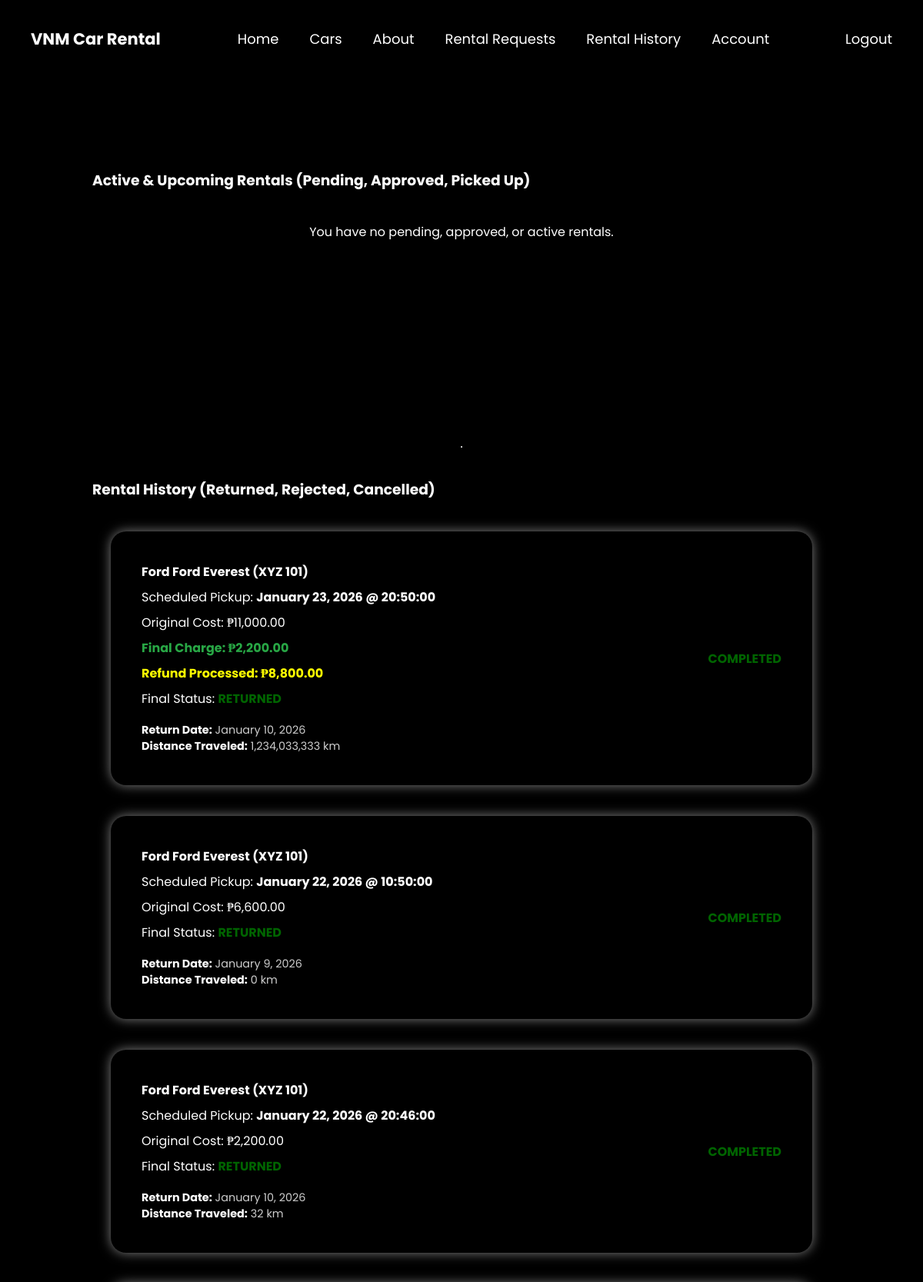
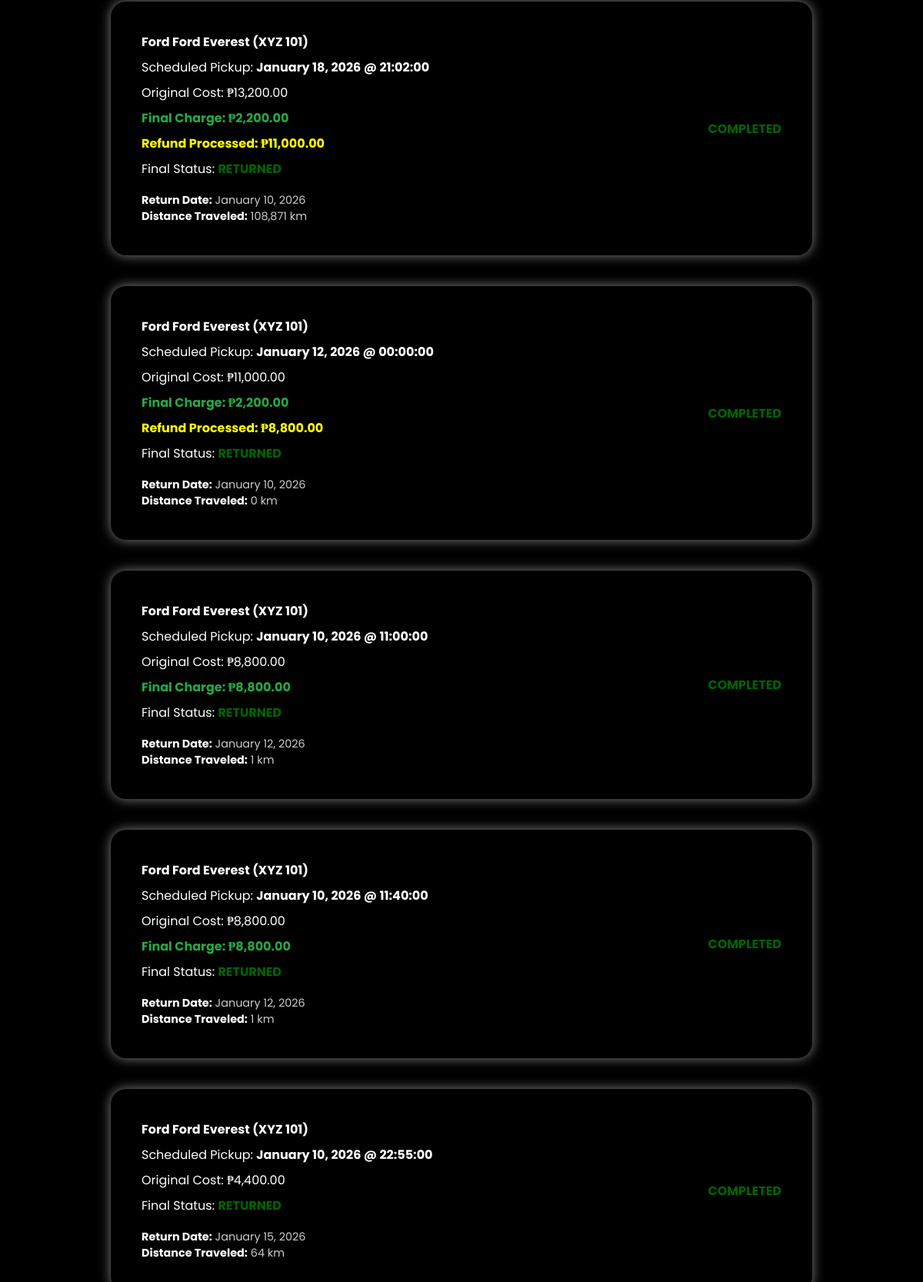
The app's page /vnm-system1/php/customer_lifecycle.php (signed in) with its own data (2 pictures, top to bottom).
### tables this page shows
CREATE TABLE `rental_requests` (
  `request_id` int(11) NOT NULL,
  `user_id` int(11) NOT NULL,
  `car_id` int(11) NOT NULL,
  `driver_license_photo` varchar(500) DEFAULT NULL,
  `rental_date` date NOT NULL,
  `rental_time` time NOT NULL,
  `rental_duration_days` int(11) NOT NULL,
  `total_cost` decimal(10,2) DEFAULT NULL,
  `odometer_pickup` int(11) DEFAULT NULL,
  `condition_pickup` text DEFAULT NULL,
  `actual_pickup_datetime` datetime DEFAULT NULL,
  `payment_proof_path` varchar(255) DEFAULT NULL,
  `payment_method` varchar(50) DEFAULT NULL,
  `payment_reference_no` varchar(100) DEFAULT NULL,
  `admin_notes` text DEFAULT NULL,
  `request_status` enum('Pending','Approved','Rejected','Cancelled','Picked Up','Returned','Early Return Requested','Early_Return_Approved','Early_Return_Scheduled') NOT NULL DEFAULT 'Pending',
  `request_timestamp` datetime NOT NULL DEFAULT current_timestamp(),
  `payment_status` enum('Unpaid','Paid','Proof Uploaded') NOT NULL DEFAULT 'Unpaid',
  `rental_lifecycle_status` enum('Scheduled','PickedUp','OnRide','Returned') NOT NULL DEFAULT 'Scheduled'
);

CREATE TABLE `cars` (
  `car_id` int(11) NOT NULL,
  `model` varchar(100) NOT NULL,
  `plate_no` varchar(20) NOT NULL,
  `car_brand` varchar(100) NOT NULL,
  `year` year(4) NOT NULL,
  `daily_rate` decimal(10,2) NOT NULL,
  `owner` varchar(150) NOT NULL,
  `fuel_type` varchar(50) NOT NULL,
  `transmission` varchar(50) NOT NULL,
  `is_available` tinyint(1) DEFAULT 1,
  `location_id` int(11) NOT NULL,
  `image` varchar(255) DEFAULT NULL,
  `availability` tinyint(1) NOT NULL DEFAULT 1,
  `description` text DEFAULT NULL
);

CREATE TABLE `rental_return_requests` (
  `id` int(11) NOT NULL,
  `request_id` int(11) NOT NULL,
  `user_id` int(11) NOT NULL,
  `requested_at` datetime NOT NULL,
  `total_deducted_cost` decimal(10,2) NOT NULL COMMENT 'Cost based on requested return date',
  `status` varchar(50) NOT NULL DEFAULT 'Pending',
  `scheduled_return_date` date DEFAULT NULL,
  `scheduled_return_time` time DEFAULT NULL
);

CREATE TABLE `rental_return_details` (
  `return_id` int(11) NOT NULL,
  `request_id` int(11) NOT NULL,
  `return_admin_id` int(11) DEFAULT NULL,
  `return_date_actual` datetime NOT NULL,
  `car_condition_return` text DEFAULT NULL,
  `odometer_return` int(11) DEFAULT NULL,
  `damage_fee` decimal(10,2) NOT NULL DEFAULT 0.00,
  `final_refund_amount` decimal(10,2) NOT NULL DEFAULT 0.00
);

CREATE TABLE `rental_pickup_details` (
  `pickup_id` int(11) NOT NULL,
  `request_id` int(11) NOT NULL,
  `pickup_admin_id` int(11) DEFAULT NULL,
  `pickup_date_actual` datetime NOT NULL,
  `car_condition_pickup` text DEFAULT NULL,
  `odometer_pickup` int(11) DEFAULT NULL
);

### vnm-system1/php/customer_lifecycle.php (the view, shortened to what the rows shown need)
<?php
include 'db.php';
$current_user_id = (int) $_SESSION['user'];
$history_sql = "
    SELECT
        rr.request_id, rr.rental_date, rr.rental_time, rr.total_cost, rr.request_status, rr.payment_status,
        c.car_brand, c.model, c.plate_no,
        pd.odometer_pickup,
        rd.odometer_return, rd.return_date_actual, rd.damage_fee,
        rrr.total_deducted_cost
    FROM rental_requests rr
    INNER JOIN cars c ON rr.car_id = c.car_id
    LEFT JOIN rental_pickup_details pd ON rr.request_id = pd.request_id
    LEFT JOIN rental_return_details rd ON rr.request_id = rd.request_id
    LEFT JOIN rental_return_requests rrr ON rr.request_id = rrr.request_id
    WHERE rr.request_status IN ('Returned', 'Rejected', 'Cancelled')
        AND rr.user_id = ?
    ORDER BY rr.rental_date DESC";
$stmt_history = $conn->prepare($history_sql);
$stmt_history->bind_param('i', $current_user_id);
$stmt_history->execute();
$history_details = $stmt_history->get_result();
?>
<!DOCTYPE html>
<html lang="en">
<head>
    <link rel="stylesheet" href="../css/main.css">
    <link rel="stylesheet" href="../css/rent_form.css?v=1.01">
    <link rel="stylesheet" href="../css/rental.css?v=1.5">
    <link rel="stylesheet" href="https://cdnjs.cloudflare.com/ajax/libs/font-awesome/6.0.0-beta3/css/all.min.css">
</head>
<body>
    <main>
        <section id="history">
            <?php if ($history_details->num_rows > 0): ?>
                <?php while ($row = $history_details->fetch_assoc()):
                    $rental_date_display = date('F j, Y', strtotime($row['rental_date']));
                    $car_display = htmlspecialchars("{$row['car_brand']} {$row['model']} ({$row['plate_no']})");
                    $status_text = htmlspecialchars($row['request_status']);
                    $refund_amount_hist = 0.00;
                    $original_cost_hist = (float)($row['total_cost'] ?? 0.00);
                    $final_cost_display = number_format($original_cost_hist, 2);
                    if ($status_text === 'Returned' && !empty($row['total_deducted_cost'])) {
                        $final_charge_hist = (float)($row['total_deducted_cost']);
                        $refund_amount_hist = max(0, $original_cost_hist - $final_charge_hist);
                        $final_cost_display = number_format($final_charge_hist, 2);
                    }
                    $status_color = 'grey';
                    if ($status_text === 'Returned') {
                        $status_color = 'darkgreen';
                    } elseif ($status_text === 'Rejected') {
                        $status_color = 'red';
                    } elseif ($status_text === 'Cancelled') {
                        $status_color = 'grey';
                    }
                ?>
                <div class="rental-detail">
                    <div class="detail">
                        <h4><?= $car_display ?></h4>
                        <p>Scheduled Pickup: <strong><?= $rental_date_display ?> @ <?= htmlspecialchars($row['rental_time']) ?></strong></p>
                        <p>Original Cost: ₱<?= number_format($original_cost_hist, 2) ?></p>
                        <?php if ($status_text === 'Returned'): ?>
                            <?php if ($refund_amount_hist > 0): ?>
                                <p style="color: #28a745; font-weight: bold;">Final Charge: ₱<?= $final_cost_display ?></p>
                                <p style="color: yellow; font-weight: bold;">Refund Processed: ₱<?= number_format($refund_amount_hist, 2) ?></p>
                            <?php elseif (!empty($row['total_deducted_cost'])): ?>
                                <p style="color: #28a745; font-weight: bold;">Final Charge: ₱<?= $final_cost_display ?></p>
                            <?php endif; ?>
                        <?php endif; ?>
                        <p>Final Status: <span style="font-weight: bold; color: <?= $status_color ?>;"><?= strtoupper($status_text) ?></span></p>
                        <?php if ($status_text === 'Returned'): ?>
                            <p style="font-size: 0.9em; margin-top: 10px; color: #ccc;">
                                <strong>Return Date:</strong> <?= date('F j, Y', strtotime($row['return_date_actual'])) ?><br>
                                <strong>Distance Traveled:</strong> <?= number_format($row['odometer_return'] - $row['odometer_pickup']) ?> km
                            </p>
                        <?php endif; ?>
                    </div>
                    <div class="action-status">
                        <?php if ($status_text === 'Returned'): ?>
                            <p style="color: darkgreen; font-weight: bold; margin: 0;">COMPLETED</p>
                        <? else: ?>
                            <p style="color: <?= $status_color ?>; font-weight: bold; margin: 0;">STOPPED</p>
                        <?php endif; ?>
                    </div>
                </div>
                <?php endwhile; ?>
            <?php else: ?>
                <p>You have no past rental history.</p>
            <?php endif; ?>
        </section>
        </main>
</body>
</html>

### records on screen
rental_requests: car.plate_no "Ford Ford Everest (XYZ 101)", rental_date "January 23, 2026", rental_time "20:50:00", total_cost "11,000.00", rental_return_requests.total_deducted_cost "2,200.00", total_cost.total_deducted_cost "8,800.00", request_status "RETURNED", rental_return_details.return_date_actual "January 10, 2026", rental_return_details.odometer_return "1,234,033,333", shows "COMPLETED"
rental_requests: car.plate_no "Ford Ford Everest (XYZ 101)", rental_date "January 22, 2026", rental_time "10:50:00", total_cost "6,600.00", request_status "RETURNED", rental_return_details.return_date_actual "January 9, 2026", rental_return_details.odometer_return "0", shows "COMPLETED"
rental_requests: car.plate_no "Ford Ford Everest (XYZ 101)", rental_date "January 22, 2026", rental_time "20:46:00", total_cost "2,200.00", request_status "RETURNED", rental_return_details.return_date_actual "January 10, 2026", rental_return_details.odometer_return "32", shows "COMPLETED"
rental_requests: car.plate_no "Ford Ford Everest (XYZ 101)", rental_date "January 18, 2026", rental_time "21:02:00", total_cost "13,200.00", rental_return_requests.total_deducted_cost "2,200.00", total_cost.total_deducted_cost "11,000.00", request_status "RETURNED", rental_return_details.return_date_actual "January 10, 2026", rental_return_details.odometer_return "108,871", shows "COMPLETED"
rental_requests: car.plate_no "Ford Ford Everest (XYZ 101)", rental_date "January 12, 2026", rental_time "00:00:00", total_cost "11,000.00", rental_return_requests.total_deducted_cost "2,200.00", total_cost.total_deducted_cost "8,800.00", request_status "RETURNED", rental_return_details.return_date_actual "January 10, 2026", rental_return_details.odometer_return "0", shows "COMPLETED"
rental_requests: car.plate_no "Ford Ford Everest (XYZ 101)", rental_date "January 10, 2026", rental_time "11:00:00", total_cost "8,800.00", rental_return_requests.total_deducted_cost "8,800.00", request_status "RETURNED", rental_return_details.return_date_actual "January 12, 2026", rental_return_details.odometer_return "1", shows "COMPLETED"
rental_requests: car.plate_no "Ford Ford Everest (XYZ 101)", rental_date "January 10, 2026", rental_time "11:40:00", total_cost "8,800.00", rental_return_requests.total_deducted_cost "8,800.00", request_status "RETURNED", rental_return_details.return_date_actual "January 12, 2026", rental_return_details.odometer_return "1", shows "COMPLETED"
rental_requests: car.plate_no "Ford Ford Everest (XYZ 101)", rental_date "January 10, 2026", rental_time "22:55:00", total_cost "4,400.00", request_status "RETURNED", rental_return_details.return_date_actual "January 15, 2026", rental_return_details.odometer_return "64", shows "COMPLETED"
